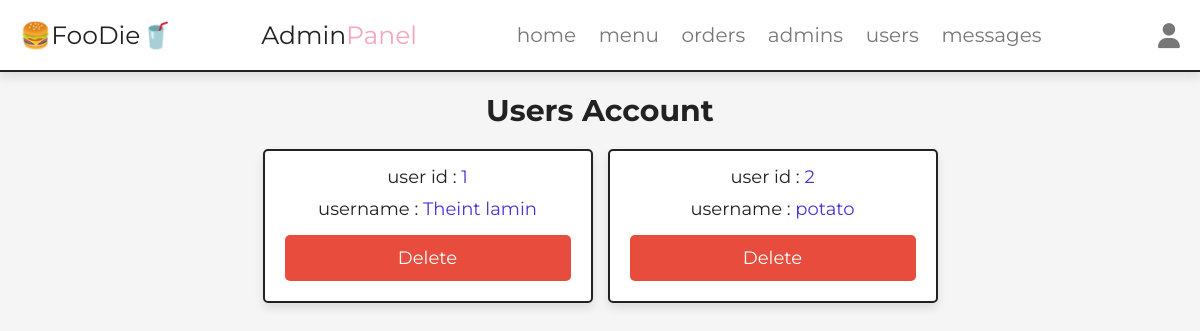
The page /admin/users_accounts.php (signed in) on the database as committed earlier.
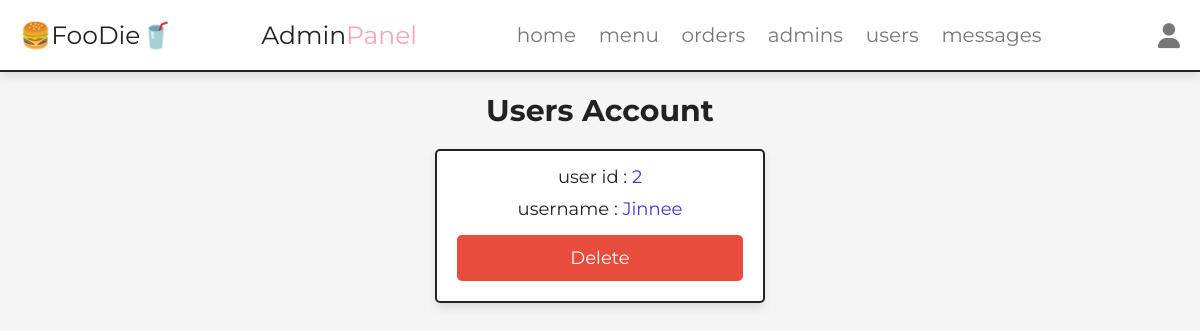
The same page on the database as committed later.
### tables this page shows
CREATE TABLE `users` (
  `id` int(100) NOT NULL,
  `name` varchar(20) NOT NULL,
  `email` varchar(50) NOT NULL,
  `number` varchar(10) NOT NULL,
  `password` varchar(50) NOT NULL,
  `address` varchar(500) NOT NULL
);

### admin/users_accounts.php (the view, shortened to what this page needs)
<?php
include '../components/connect.php';
?>
<!DOCTYPE html>
<html lang="en">
<head>
   <link rel="stylesheet" href="https://cdnjs.cloudflare.com/ajax/libs/font-awesome/6.1.1/css/all.min.css">
   <link rel="stylesheet" href="../css/admin_style.css">
</head>
<body>
<?php include '../components/admin_header.php' ?>
<section class="accounts">
   <h1 class="heading">users account</h1>
   <div class="box-container">
   <?php
      $select_account = $conn->prepare("SELECT * FROM `users`");
      $select_account->execute();
      if($select_account->rowCount() > 0){
         while($fetch_accounts = $select_account->fetch(PDO::FETCH_ASSOC)){
   ?>
   <div class="box">
      <p> user id : <span><?= $fetch_accounts['id']; ?></span> </p>
      <p> username : <span><?= $fetch_accounts['name']; ?></span> </p>
      <a href="users_accounts.php?delete=<?= $fetch_accounts['id']; ?>" class="delete-btn" onclick="return confirm('delete this account?');">delete</a>
   </div>
   <?php
      }
   }else{
      echo '<p class="empty">no accounts available</p>';
   }
   ?>
   </div>
</section>
</body>
</html>

Rows that differ between the two databases and show on the page:
removed users: id "1", name "Theint lamin"
changed users id 2: name "potato" → "Jinnee"
